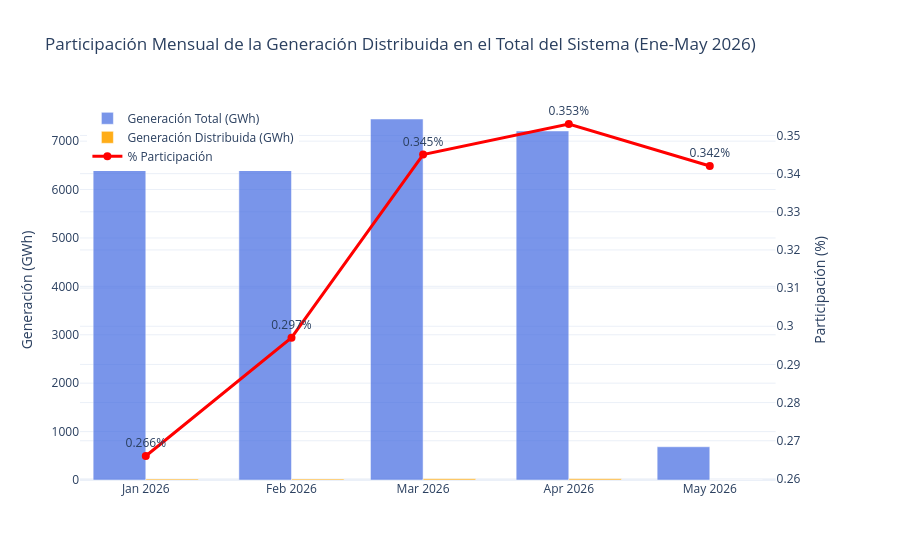

The notebook cell this image was saved under:
### Code cell
# Gráfico 8: Participación mensual - Barras (GWh) + Línea (%)
fig8 = make_subplots(specs=[[{"secondary_y": True}]])

fig8.add_trace(
    go.Bar(x=resumen_mensual['Mes'], y=resumen_mensual['GenTotal_GWh'],
           name='Generación Total (GWh)', marker_color='royalblue', opacity=0.7),
    secondary_y=False
)
fig8.add_trace(
    go.Bar(x=resumen_mensual['Mes'], y=resumen_mensual['GenDistribuida_GWh'],
           name='Generación Distribuida (GWh)', marker_color='orange', opacity=0.9),
    secondary_y=False
)
fig8.add_trace(
    go.Scatter(x=resumen_mensual['Mes'], y=resumen_mensual['Participacion_pct'],
               name='% Participación', mode='lines+markers+text',
               text=resumen_mensual['Participacion_pct'].apply(lambda x: f"{x:.3f}%"),
               textposition='top center',
               line=dict(color='red', width=3), marker=dict(size=8)),
    secondary_y=True
)

fig8.update_layout(
    title='Participación Mensual de la Generación Distribuida en el Total del Sistema (Ene-May 2026)',
    barmode='group',
    template='plotly_white',
    legend=dict(x=0.01, y=0.99)
)
fig8.update_yaxes(title_text='Generación (GWh)', secondary_y=False)
fig8.update_yaxes(title_text='Participación (%)', secondary_y=True)
fig8.show()

### Figure 1 — Plotly figure (JSON) as saved in the notebook; plotly's stock layout.template omitted (floating-point values rounded to 4 significant figures)
{"data": [{"marker": {"color": "royalblue"}, "name": "Generación Total (GWh)", "opacity": 0.7, "type": "bar", "x": ["2026-01", "2026-02", "2026-03", "2026-04", "2026-05"], "xaxis": "x", "y": [7278, 6591.0, 7457.0, 7210.0, 687.0], "yaxis": "y"}, {"marker": {"color": "orange"}, "name": "Generación Distribuida (GWh)", "opacity": 0.9, "type": "bar", "x": ["2026-01", "2026-02", "2026-03", "2026-04", "2026-05"], "xaxis": "x", "y": [19.38, 19.55, 25.73, 25.43, 2.347], "yaxis": "y"}, {"line": {"color": "red", "width": 3}, "marker": {"size": 8}, "mode": "lines+markers+text", "name": "% Participación", "text": ["0.266%", "0.297%", "0.345%", "0.353%", "0.342%"], "textposition": "top center", "type": "scatter", "x": ["2026-01", "2026-02", "2026-03", "2026-04", "2026-05"], "xaxis": "x", "y": [0.266, 0.297, 0.345, 0.353, 0.342], "yaxis": "y2"}], "layout": {"barmode": "group", "legend": {"x": 0.01, "y": 0.99}, "title": {"text": "Participación Mensual de la Generación Distribuida en el Total del Sistema (Ene-May 2026)"}, "xaxis": {"anchor": "y", "domain": [0, 0.94]}, "yaxis": {"anchor": "x", "domain": [0, 1], "title": {"text": "Generación (GWh)"}}, "yaxis2": {"anchor": "x", "overlaying": "y", "side": "right", "title": {"text": "Participación (%)"}}}}
